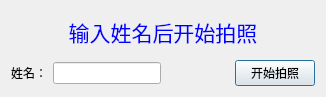
<?xml version="1.0" encoding="UTF-8"?>
<ui version="4.0">
 <class>AddPeople</class>
 <widget class="QDialog" name="AddPeople">
  <property name="geometry">
   <rect>
    <x>0</x>
    <y>0</y>
    <width>326</width>
    <height>97</height>
   </rect>
  </property>
  <property name="windowTitle">
   <string>Dialog</string>
  </property>
  <layout class="QVBoxLayout" name="verticalLayout_2">
   <item>
    <layout class="QVBoxLayout" name="verticalLayout">
     <item>
      <widget class="QLabel" name="label_2">
       <property name="styleSheet">
        <string notr="true">font: 75 9pt &quot;方正姚体&quot;;
color: rgb(0, 0, 255);</string>
       </property>
       <property name="text">
        <string>&lt;html&gt;&lt;head/&gt;&lt;body&gt;&lt;p align=&quot;center&quot;&gt;&lt;span style=&quot; font-size:16pt;&quot;&gt;输入姓名后开始拍照&lt;/span&gt;&lt;/p&gt;&lt;/body&gt;&lt;/html&gt;</string>
       </property>
      </widget>
     </item>
     <item>
      <layout class="QHBoxLayout" name="horizontalLayout">
       <item>
        <widget class="QLabel" name="label">
         <property name="text">
          <string>姓名：</string>
         </property>
        </widget>
       </item>
       <item>
        <widget class="QLineEdit" name="NamelineEdit"/>
       </item>
       <item>
        <spacer name="horizontalSpacer">
         <property name="orientation">
          <enum>Qt::Horizontal</enum>
         </property>
         <property name="sizeHint" stdset="0">
          <size>
           <width>40</width>
           <height>20</height>
          </size>
         </property>
        </spacer>
       </item>
       <item>
        <widget class="QPushButton" name="TakeAPotoBtn">
         <property name="text">
          <string>开始拍照</string>
         </property>
        </widget>
       </item>
      </layout>
     </item>
    </layout>
   </item>
  </layout>
 </widget>
 <resources/>
 <connections/>
</ui>
